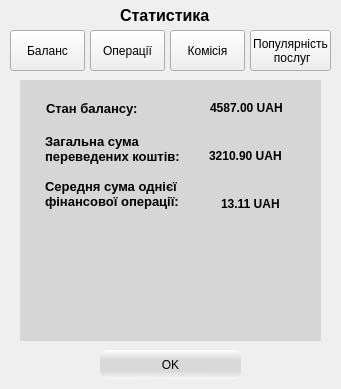
<?xml version="1.0" encoding="UTF-8"?>
<ui version="4.0">
 <class>DialogStatistics</class>
 <widget class="QDialog" name="DialogStatistics">
  <property name="geometry">
   <rect>
    <x>0</x>
    <y>0</y>
    <width>341</width>
    <height>389</height>
   </rect>
  </property>
  <property name="minimumSize">
   <size>
    <width>341</width>
    <height>389</height>
   </size>
  </property>
  <property name="maximumSize">
   <size>
    <width>341</width>
    <height>389</height>
   </size>
  </property>
  <property name="windowTitle">
   <string>Statistics</string>
  </property>
  <widget class="QLabel" name="label_2">
   <property name="geometry">
    <rect>
     <x>120</x>
     <y>0</y>
     <width>101</width>
     <height>31</height>
    </rect>
   </property>
   <property name="font">
    <font>
     <pointsize>12</pointsize>
     <weight>75</weight>
     <bold>true</bold>
    </font>
   </property>
   <property name="text">
    <string>Статистика</string>
   </property>
  </widget>
  <widget class="QWidget" name="widget" native="true">
   <property name="geometry">
    <rect>
     <x>20</x>
     <y>80</y>
     <width>301</width>
     <height>261</height>
    </rect>
   </property>
   <property name="styleSheet">
    <string notr="true">QWidget{
background-color:rgb(214, 214, 214);
color: rgb(255, 255, 255);
border-radius: 1em;
font-weight: 600;
}</string>
   </property>
   <widget class="QLabel" name="label_7">
    <property name="geometry">
     <rect>
      <x>30</x>
      <y>12</y>
      <width>145</width>
      <height>35</height>
     </rect>
    </property>
    <property name="font">
     <font>
      <pointsize>10</pointsize>
      <weight>75</weight>
      <bold>true</bold>
     </font>
    </property>
    <property name="styleSheet">
     <string notr="true">QLabel{
color: black;
}</string>
    </property>
    <property name="text">
     <string>Загальна кількість
фінансових операцій:</string>
    </property>
   </widget>
   <widget class="QLabel" name="label_8">
    <property name="geometry">
     <rect>
      <x>246</x>
      <y>30</y>
      <width>23</width>
      <height>16</height>
     </rect>
    </property>
    <property name="font">
     <font>
      <weight>75</weight>
      <bold>true</bold>
     </font>
    </property>
    <property name="styleSheet">
     <string notr="true">QLabel{color: black;
}</string>
    </property>
    <property name="text">
     <string>354</string>
    </property>
   </widget>
   <widget class="QLabel" name="label_10">
    <property name="geometry">
     <rect>
      <x>246</x>
      <y>76</y>
      <width>23</width>
      <height>16</height>
     </rect>
    </property>
    <property name="font">
     <font>
      <weight>75</weight>
      <bold>true</bold>
     </font>
    </property>
    <property name="styleSheet">
     <string notr="true">QLabel{color: black;
}</string>
    </property>
    <property name="text">
     <string>350</string>
    </property>
   </widget>
   <widget class="QLabel" name="label_14">
    <property name="geometry">
     <rect>
      <x>258</x>
      <y>160</y>
      <width>16</width>
      <height>16</height>
     </rect>
    </property>
    <property name="font">
     <font>
      <weight>75</weight>
      <bold>true</bold>
     </font>
    </property>
    <property name="styleSheet">
     <string notr="true">QLabel{color: black;
}</string>
    </property>
    <property name="text">
     <string>1</string>
    </property>
    <property name="textFormat">
     <enum>Qt::AutoText</enum>
    </property>
   </widget>
   <widget class="QLabel" name="label_12">
    <property name="geometry">
     <rect>
      <x>258</x>
      <y>116</y>
      <width>16</width>
      <height>16</height>
     </rect>
    </property>
    <property name="font">
     <font>
      <weight>75</weight>
      <bold>true</bold>
     </font>
    </property>
    <property name="styleSheet">
     <string notr="true">QLabel{color: black;
}</string>
    </property>
    <property name="text">
     <string>3</string>
    </property>
    <property name="textFormat">
     <enum>Qt::AutoText</enum>
    </property>
   </widget>
   <widget class="QLabel" name="label_13">
    <property name="geometry">
     <rect>
      <x>30</x>
      <y>142</y>
      <width>217</width>
      <height>35</height>
     </rect>
    </property>
    <property name="font">
     <font>
      <pointsize>10</pointsize>
      <weight>75</weight>
      <bold>true</bold>
     </font>
    </property>
    <property name="styleSheet">
     <string notr="true">QLabel{
color: black;
}</string>
    </property>
    <property name="text">
     <string>Кількість операцій, скасованих
з технічних причин:</string>
    </property>
   </widget>
   <widget class="QLabel" name="label_11">
    <property name="geometry">
     <rect>
      <x>30</x>
      <y>100</y>
      <width>149</width>
      <height>35</height>
     </rect>
    </property>
    <property name="font">
     <font>
      <pointsize>10</pointsize>
      <weight>75</weight>
      <bold>true</bold>
     </font>
    </property>
    <property name="styleSheet">
     <string notr="true">QLabel{
color: black;
}</string>
    </property>
    <property name="text">
     <string>Кількість скасованих
фінансових операцій:</string>
    </property>
   </widget>
   <widget class="QLabel" name="label_9">
    <property name="geometry">
     <rect>
      <x>30</x>
      <y>58</y>
      <width>145</width>
      <height>35</height>
     </rect>
    </property>
    <property name="font">
     <font>
      <pointsize>10</pointsize>
      <weight>75</weight>
      <bold>true</bold>
     </font>
    </property>
    <property name="styleSheet">
     <string notr="true">QLabel{
color: black;
}</string>
    </property>
    <property name="text">
     <string>Кількість вдалих
фінансових операцій:</string>
    </property>
   </widget>
  </widget>
  <widget class="QWidget" name="widget_2" native="true">
   <property name="geometry">
    <rect>
     <x>20</x>
     <y>80</y>
     <width>301</width>
     <height>261</height>
    </rect>
   </property>
   <property name="styleSheet">
    <string notr="true">QWidget{
background-color:rgb(214, 214, 214);
color: rgb(255, 255, 255);
border-radius: 1em;
font-weight: 600;
}</string>
   </property>
   <widget class="QLabel" name="label_16">
    <property name="geometry">
     <rect>
      <x>201</x>
      <y>116</y>
      <width>59</width>
      <height>16</height>
     </rect>
    </property>
    <property name="font">
     <font>
      <weight>75</weight>
      <bold>true</bold>
     </font>
    </property>
    <property name="styleSheet">
     <string notr="true">QLabel{color: black;
}</string>
    </property>
    <property name="text">
     <string>13.11 UAH</string>
    </property>
   </widget>
   <widget class="QLabel" name="label_24">
    <property name="geometry">
     <rect>
      <x>189</x>
      <y>68</y>
      <width>75</width>
      <height>16</height>
     </rect>
    </property>
    <property name="font">
     <font>
      <weight>75</weight>
      <bold>true</bold>
     </font>
    </property>
    <property name="styleSheet">
     <string notr="true">QLabel{color: black;
}</string>
    </property>
    <property name="text">
     <string>3210.90 UAH</string>
    </property>
   </widget>
   <widget class="QLabel" name="label_23">
    <property name="geometry">
     <rect>
      <x>25</x>
      <y>52</y>
      <width>161</width>
      <height>33</height>
     </rect>
    </property>
    <property name="font">
     <font>
      <pointsize>10</pointsize>
      <weight>75</weight>
      <bold>true</bold>
     </font>
    </property>
    <property name="styleSheet">
     <string notr="true">QLabel{
color: black;
}</string>
    </property>
    <property name="text">
     <string>Загальна сума
переведених коштів:</string>
    </property>
   </widget>
   <widget class="QLabel" name="label_6">
    <property name="geometry">
     <rect>
      <x>190</x>
      <y>20</y>
      <width>75</width>
      <height>16</height>
     </rect>
    </property>
    <property name="font">
     <font>
      <weight>75</weight>
      <bold>true</bold>
     </font>
    </property>
    <property name="styleSheet">
     <string notr="true">QLabel{color: black;
}</string>
    </property>
    <property name="text">
     <string>4587.00 UAH</string>
    </property>
   </widget>
   <widget class="QLabel" name="label_5">
    <property name="geometry">
     <rect>
      <x>26</x>
      <y>20</y>
      <width>99</width>
      <height>16</height>
     </rect>
    </property>
    <property name="font">
     <font>
      <pointsize>10</pointsize>
      <weight>75</weight>
      <bold>true</bold>
     </font>
    </property>
    <property name="styleSheet">
     <string notr="true">QLabel{
color: black;
}</string>
    </property>
    <property name="text">
     <string>Стан балансу:</string>
    </property>
   </widget>
   <widget class="QLabel" name="label_15">
    <property name="geometry">
     <rect>
      <x>25</x>
      <y>96</y>
      <width>139</width>
      <height>35</height>
     </rect>
    </property>
    <property name="font">
     <font>
      <pointsize>10</pointsize>
      <weight>75</weight>
      <bold>true</bold>
     </font>
    </property>
    <property name="styleSheet">
     <string notr="true">QLabel{
color: black;
}</string>
    </property>
    <property name="text">
     <string>Середня сума однієї
фінансової операції:</string>
    </property>
   </widget>
  </widget>
  <widget class="QWidget" name="widget_3" native="true">
   <property name="geometry">
    <rect>
     <x>20</x>
     <y>80</y>
     <width>301</width>
     <height>261</height>
    </rect>
   </property>
   <property name="styleSheet">
    <string notr="true">QWidget{
background-color:rgb(214, 214, 214);
color: rgb(255, 255, 255);
border-radius: 1em;
font-weight: 600;
}</string>
   </property>
   <widget class="QLabel" name="label_21">
    <property name="geometry">
     <rect>
      <x>236</x>
      <y>122</y>
      <width>33</width>
      <height>16</height>
     </rect>
    </property>
    <property name="font">
     <font>
      <weight>75</weight>
      <bold>true</bold>
     </font>
    </property>
    <property name="styleSheet">
     <string notr="true">QLabel{color: black;
}</string>
    </property>
    <property name="text">
     <string>7.8 %</string>
    </property>
   </widget>
   <widget class="QLabel" name="label_17">
    <property name="geometry">
     <rect>
      <x>36</x>
      <y>24</y>
      <width>161</width>
      <height>33</height>
     </rect>
    </property>
    <property name="font">
     <font>
      <pointsize>10</pointsize>
      <weight>75</weight>
      <bold>true</bold>
     </font>
    </property>
    <property name="styleSheet">
     <string notr="true">QLabel{
color: black;
}</string>
    </property>
    <property name="text">
     <string>Загальна вартість
комісії:</string>
    </property>
   </widget>
   <widget class="QLabel" name="label_19">
    <property name="geometry">
     <rect>
      <x>36</x>
      <y>64</y>
      <width>161</width>
      <height>33</height>
     </rect>
    </property>
    <property name="font">
     <font>
      <pointsize>10</pointsize>
      <weight>75</weight>
      <bold>true</bold>
     </font>
    </property>
    <property name="styleSheet">
     <string notr="true">QLabel{
color: black;
}</string>
    </property>
    <property name="text">
     <string>Середня вартість
комісії:</string>
    </property>
   </widget>
   <widget class="QLabel" name="label_18">
    <property name="geometry">
     <rect>
      <x>200</x>
      <y>40</y>
      <width>75</width>
      <height>16</height>
     </rect>
    </property>
    <property name="font">
     <font>
      <weight>75</weight>
      <bold>true</bold>
     </font>
    </property>
    <property name="styleSheet">
     <string notr="true">QLabel{color: black;
}</string>
    </property>
    <property name="text">
     <string>1376.10 UAH</string>
    </property>
   </widget>
   <widget class="QLabel" name="label_20">
    <property name="geometry">
     <rect>
      <x>220</x>
      <y>80</y>
      <width>51</width>
      <height>16</height>
     </rect>
    </property>
    <property name="font">
     <font>
      <weight>75</weight>
      <bold>true</bold>
     </font>
    </property>
    <property name="styleSheet">
     <string notr="true">QLabel{color: black;
}</string>
    </property>
    <property name="text">
     <string>3.93 UAH</string>
    </property>
   </widget>
   <widget class="QLabel" name="label_22">
    <property name="geometry">
     <rect>
      <x>36</x>
      <y>106</y>
      <width>171</width>
      <height>33</height>
     </rect>
    </property>
    <property name="font">
     <font>
      <pointsize>10</pointsize>
      <weight>75</weight>
      <bold>true</bold>
     </font>
    </property>
    <property name="styleSheet">
     <string notr="true">QLabel{
color: black;
}</string>
    </property>
    <property name="text">
     <string>Середній комісійний
відсоток:</string>
    </property>
   </widget>
  </widget>
  <widget class="QWidget" name="widget_4" native="true">
   <property name="geometry">
    <rect>
     <x>20</x>
     <y>80</y>
     <width>301</width>
     <height>261</height>
    </rect>
   </property>
   <property name="styleSheet">
    <string notr="true">QWidget{
background-color:rgb(214, 214, 214);
color: rgb(255, 255, 255);
border-radius: 1em;
font-weight: 600;
}</string>
   </property>
   <widget class="QLabel" name="label_75">
    <property name="geometry">
     <rect>
      <x>180</x>
      <y>210</y>
      <width>115</width>
      <height>16</height>
     </rect>
    </property>
    <property name="font">
     <font>
      <weight>75</weight>
      <bold>true</bold>
     </font>
    </property>
    <property name="styleSheet">
     <string notr="true">QLabel{color: black;
}</string>
    </property>
    <property name="text">
     <string>458.7 UAH (10%)</string>
    </property>
   </widget>
   <widget class="QLabel" name="label_72">
    <property name="geometry">
     <rect>
      <x>180</x>
      <y>196</y>
      <width>115</width>
      <height>16</height>
     </rect>
    </property>
    <property name="font">
     <font>
      <weight>75</weight>
      <bold>true</bold>
     </font>
    </property>
    <property name="styleSheet">
     <string notr="true">QLabel{color: black;
}</string>
    </property>
    <property name="text">
     <string>688.05 UAH (15%)</string>
    </property>
   </widget>
   <widget class="QLabel" name="label_63">
    <property name="geometry">
     <rect>
      <x>28</x>
      <y>154</y>
      <width>117</width>
      <height>16</height>
     </rect>
    </property>
    <property name="font">
     <font>
      <weight>75</weight>
      <bold>true</bold>
     </font>
    </property>
    <property name="styleSheet">
     <string notr="true">QLabel{color: black;
}</string>
    </property>
    <property name="text">
     <string>- Мобільний зв'язок</string>
    </property>
   </widget>
   <widget class="QLabel" name="label_65">
    <property name="geometry">
     <rect>
      <x>10</x>
      <y>118</y>
      <width>203</width>
      <height>33</height>
     </rect>
    </property>
    <property name="font">
     <font>
      <pointsize>10</pointsize>
      <weight>75</weight>
      <bold>true</bold>
     </font>
    </property>
    <property name="styleSheet">
     <string notr="true">QLabel{
color: black;
}</string>
    </property>
    <property name="text">
     <string>Розподіл балансу за групами
послуг:</string>
    </property>
   </widget>
   <widget class="QLabel" name="label_64">
    <property name="geometry">
     <rect>
      <x>28</x>
      <y>196</y>
      <width>69</width>
      <height>16</height>
     </rect>
    </property>
    <property name="font">
     <font>
      <weight>75</weight>
      <bold>true</bold>
     </font>
    </property>
    <property name="styleSheet">
     <string notr="true">QLabel{color: black;
}</string>
    </property>
    <property name="text">
     <string>- Ігри</string>
    </property>
   </widget>
   <widget class="QLabel" name="label_66">
    <property name="geometry">
     <rect>
      <x>28</x>
      <y>182</y>
      <width>111</width>
      <height>16</height>
     </rect>
    </property>
    <property name="font">
     <font>
      <weight>75</weight>
      <bold>true</bold>
     </font>
    </property>
    <property name="styleSheet">
     <string notr="true">QLabel{color: black;
}</string>
    </property>
    <property name="text">
     <string>- Електронні гроші</string>
    </property>
   </widget>
   <widget class="QLabel" name="label_70">
    <property name="geometry">
     <rect>
      <x>180</x>
      <y>168</y>
      <width>113</width>
      <height>16</height>
     </rect>
    </property>
    <property name="font">
     <font>
      <weight>75</weight>
      <bold>true</bold>
     </font>
    </property>
    <property name="styleSheet">
     <string notr="true">QLabel{color: black;
}</string>
    </property>
    <property name="text">
     <string>917.40 UAH (20%)</string>
    </property>
   </widget>
   <widget class="QLabel" name="label_33">
    <property name="geometry">
     <rect>
      <x>178</x>
      <y>90</y>
      <width>81</width>
      <height>16</height>
     </rect>
    </property>
    <property name="font">
     <font>
      <weight>75</weight>
      <bold>true</bold>
     </font>
    </property>
    <property name="styleSheet">
     <string notr="true">QLabel{color: black;
}</string>
    </property>
    <property name="text">
     <string>Моб. зв.</string>
    </property>
   </widget>
   <widget class="QLabel" name="label_31">
    <property name="geometry">
     <rect>
      <x>178</x>
      <y>62</y>
      <width>69</width>
      <height>16</height>
     </rect>
    </property>
    <property name="font">
     <font>
      <weight>75</weight>
      <bold>true</bold>
     </font>
    </property>
    <property name="styleSheet">
     <string notr="true">QLabel{color: black;
}</string>
    </property>
    <property name="text">
     <string>Ігри</string>
    </property>
   </widget>
   <widget class="QLabel" name="label_74">
    <property name="geometry">
     <rect>
      <x>180</x>
      <y>182</y>
      <width>111</width>
      <height>16</height>
     </rect>
    </property>
    <property name="font">
     <font>
      <weight>75</weight>
      <bold>true</bold>
     </font>
    </property>
    <property name="styleSheet">
     <string notr="true">QLabel{color: black;
}</string>
    </property>
    <property name="text">
     <string>321.09 UAH (7%)</string>
    </property>
   </widget>
   <widget class="QLabel" name="label_73">
    <property name="geometry">
     <rect>
      <x>180</x>
      <y>224</y>
      <width>115</width>
      <height>16</height>
     </rect>
    </property>
    <property name="font">
     <font>
      <weight>75</weight>
      <bold>true</bold>
     </font>
    </property>
    <property name="styleSheet">
     <string notr="true">QLabel{color: black;
}</string>
    </property>
    <property name="text">
     <string>366.96 UAH (8%)</string>
    </property>
   </widget>
   <widget class="QLabel" name="label_30">
    <property name="geometry">
     <rect>
      <x>178</x>
      <y>48</y>
      <width>69</width>
      <height>16</height>
     </rect>
    </property>
    <property name="font">
     <font>
      <weight>75</weight>
      <bold>true</bold>
     </font>
    </property>
    <property name="styleSheet">
     <string notr="true">QLabel{color: black;
}</string>
    </property>
    <property name="text">
     <string>Моб. зв.</string>
    </property>
   </widget>
   <widget class="QLabel" name="label_67">
    <property name="geometry">
     <rect>
      <x>28</x>
      <y>168</y>
      <width>135</width>
      <height>16</height>
     </rect>
    </property>
    <property name="font">
     <font>
      <weight>75</weight>
      <bold>true</bold>
     </font>
    </property>
    <property name="styleSheet">
     <string notr="true">QLabel{color: black;
}</string>
    </property>
    <property name="text">
     <string>- Інтернет і телефонія</string>
    </property>
   </widget>
   <widget class="QLabel" name="label_29">
    <property name="geometry">
     <rect>
      <x>24</x>
      <y>90</y>
      <width>69</width>
      <height>16</height>
     </rect>
    </property>
    <property name="font">
     <font>
      <weight>75</weight>
      <bold>true</bold>
     </font>
    </property>
    <property name="styleSheet">
     <string notr="true">QLabel{color: black;
}</string>
    </property>
    <property name="text">
     <string>- рік</string>
    </property>
   </widget>
   <widget class="QLabel" name="label_26">
    <property name="geometry">
     <rect>
      <x>24</x>
      <y>48</y>
      <width>69</width>
      <height>16</height>
     </rect>
    </property>
    <property name="font">
     <font>
      <weight>75</weight>
      <bold>true</bold>
     </font>
    </property>
    <property name="styleSheet">
     <string notr="true">QLabel{color: black;
}</string>
    </property>
    <property name="text">
     <string>- 24 години</string>
    </property>
   </widget>
   <widget class="QLabel" name="label_27">
    <property name="geometry">
     <rect>
      <x>24</x>
      <y>62</y>
      <width>69</width>
      <height>16</height>
     </rect>
    </property>
    <property name="font">
     <font>
      <weight>75</weight>
      <bold>true</bold>
     </font>
    </property>
    <property name="styleSheet">
     <string notr="true">QLabel{color: black;
}</string>
    </property>
    <property name="text">
     <string>- тиждень</string>
    </property>
   </widget>
   <widget class="QLabel" name="label_25">
    <property name="geometry">
     <rect>
      <x>6</x>
      <y>12</y>
      <width>207</width>
      <height>33</height>
     </rect>
    </property>
    <property name="font">
     <font>
      <pointsize>10</pointsize>
      <weight>75</weight>
      <bold>true</bold>
     </font>
    </property>
    <property name="styleSheet">
     <string notr="true">QLabel{
color: black;
}</string>
    </property>
    <property name="text">
     <string>Найпопулярніша група послуг
за останні:</string>
    </property>
   </widget>
   <widget class="QLabel" name="label_32">
    <property name="geometry">
     <rect>
      <x>178</x>
      <y>76</y>
      <width>81</width>
      <height>16</height>
     </rect>
    </property>
    <property name="font">
     <font>
      <weight>75</weight>
      <bold>true</bold>
     </font>
    </property>
    <property name="styleSheet">
     <string notr="true">QLabel{color: black;
}</string>
    </property>
    <property name="text">
     <string>Електр. гроші</string>
    </property>
   </widget>
   <widget class="QLabel" name="label_28">
    <property name="geometry">
     <rect>
      <x>24</x>
      <y>76</y>
      <width>69</width>
      <height>16</height>
     </rect>
    </property>
    <property name="font">
     <font>
      <weight>75</weight>
      <bold>true</bold>
     </font>
    </property>
    <property name="styleSheet">
     <string notr="true">QLabel{color: black;
}</string>
    </property>
    <property name="text">
     <string>- місяць</string>
    </property>
   </widget>
   <widget class="QLabel" name="label_69">
    <property name="geometry">
     <rect>
      <x>28</x>
      <y>224</y>
      <width>69</width>
      <height>16</height>
     </rect>
    </property>
    <property name="font">
     <font>
      <weight>75</weight>
      <bold>true</bold>
     </font>
    </property>
    <property name="styleSheet">
     <string notr="true">QLabel{color: black;
}</string>
    </property>
    <property name="text">
     <string>- Таксі</string>
    </property>
   </widget>
   <widget class="QLabel" name="label_68">
    <property name="geometry">
     <rect>
      <x>28</x>
      <y>210</y>
      <width>69</width>
      <height>16</height>
     </rect>
    </property>
    <property name="font">
     <font>
      <weight>75</weight>
      <bold>true</bold>
     </font>
    </property>
    <property name="styleSheet">
     <string notr="true">QLabel{color: black;
}</string>
    </property>
    <property name="text">
     <string>- ЖКГ</string>
    </property>
   </widget>
   <widget class="QLabel" name="label_71">
    <property name="geometry">
     <rect>
      <x>180</x>
      <y>154</y>
      <width>117</width>
      <height>16</height>
     </rect>
    </property>
    <property name="font">
     <font>
      <weight>75</weight>
      <bold>true</bold>
     </font>
    </property>
    <property name="styleSheet">
     <string notr="true">QLabel{color: black;
}</string>
    </property>
    <property name="text">
     <string>1834.80 UAH (40%)</string>
    </property>
   </widget>
  </widget>
  <widget class="QPushButton" name="pushButtonOK">
   <property name="geometry">
    <rect>
     <x>100</x>
     <y>350</y>
     <width>141</width>
     <height>29</height>
    </rect>
   </property>
   <property name="styleSheet">
    <string notr="true">QPushButton{
background:qlineargradient(spread:reflect, x1:0.523, y1:0.534545, x2:0.528, y2:0, stop:0.367232 rgba(218, 217, 217, 255), stop:1 rgba(255, 255, 255, 255));
font: 75 10pt &quot;MS Shell Dlg 2&quot;;
border-radius: 8px;
color: rgb(0, 0, 0);
}</string>
   </property>
   <property name="text">
    <string>OK</string>
   </property>
  </widget>
  <widget class="QPushButton" name="pushButton">
   <property name="geometry">
    <rect>
     <x>10</x>
     <y>30</y>
     <width>75</width>
     <height>41</height>
    </rect>
   </property>
   <property name="text">
    <string>Баланс</string>
   </property>
  </widget>
  <widget class="QPushButton" name="pushButton_2">
   <property name="geometry">
    <rect>
     <x>90</x>
     <y>30</y>
     <width>75</width>
     <height>41</height>
    </rect>
   </property>
   <property name="text">
    <string>Операції</string>
   </property>
  </widget>
  <widget class="QPushButton" name="pushButton_3">
   <property name="geometry">
    <rect>
     <x>170</x>
     <y>30</y>
     <width>75</width>
     <height>41</height>
    </rect>
   </property>
   <property name="text">
    <string>Комісія</string>
   </property>
  </widget>
  <widget class="QPushButton" name="pushButton_4">
   <property name="geometry">
    <rect>
     <x>250</x>
     <y>30</y>
     <width>81</width>
     <height>41</height>
    </rect>
   </property>
   <property name="text">
    <string>Популярність 
 послуг</string>
   </property>
  </widget>
  <zorder>label_2</zorder>
  <zorder>widget</zorder>
  <zorder>widget_3</zorder>
  <zorder>widget_4</zorder>
  <zorder>pushButtonOK</zorder>
  <zorder>pushButton</zorder>
  <zorder>pushButton_2</zorder>
  <zorder>pushButton_3</zorder>
  <zorder>pushButton_4</zorder>
  <zorder>widget_2</zorder>
 </widget>
 <resources/>
 <connections/>
</ui>
